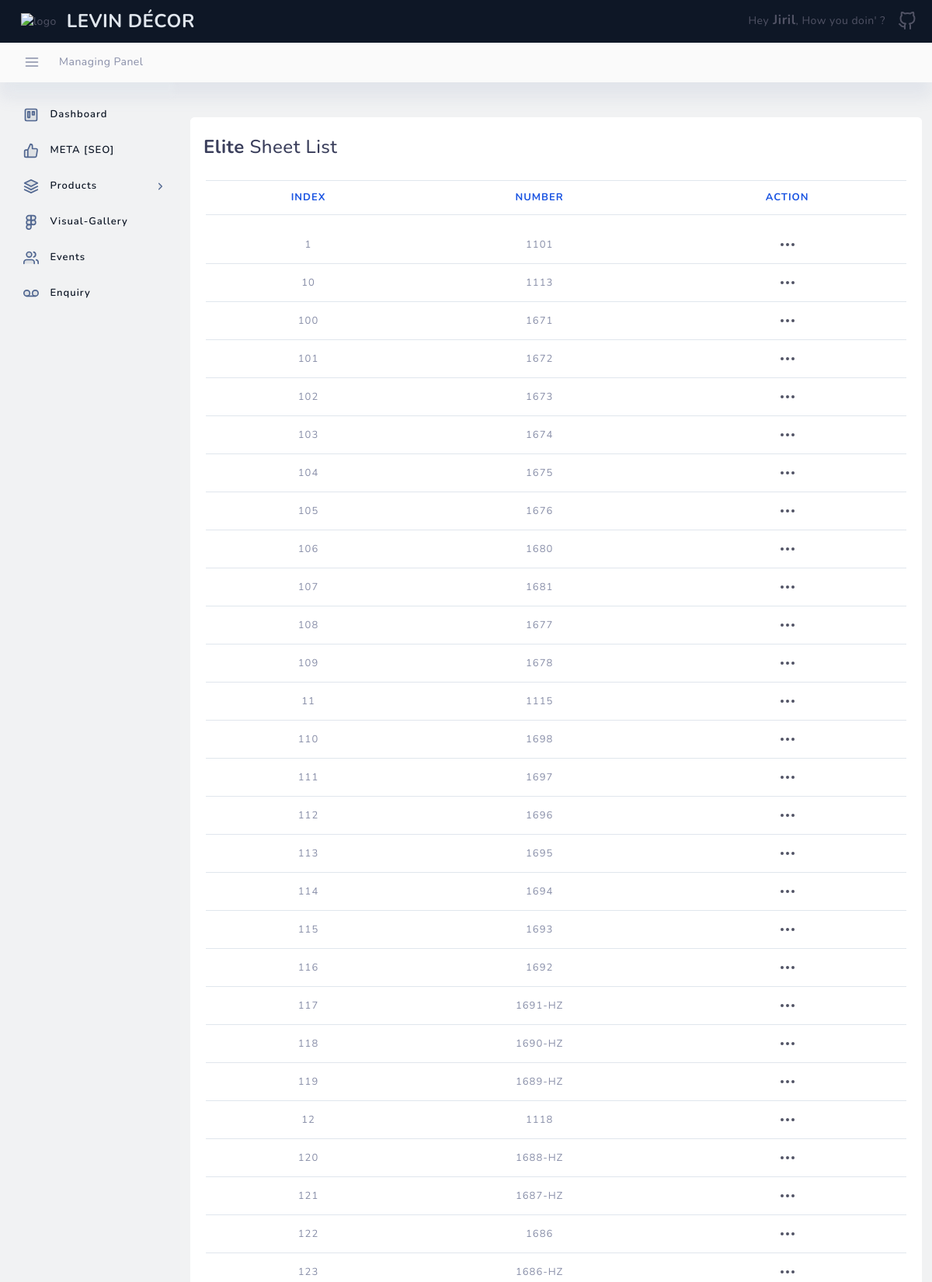
The page /panel/product/full-sheet/5/ (signed in, upper part) on the database its author committed.
### panel/models.py (models this page shows, shortened)
class Product(models.Model) :
    index = models.IntegerField(null=True, blank=True)
    name = models.CharField(max_length=100, null=True, blank=True)
    name_slug = models.CharField(max_length=100, null=True, blank=True)
    intro = models.TextField(null=True, blank=True)
    detail = models.TextField(null=True, blank=True)
    image1 = models.ImageField(upload_to='product', null=True, blank=True)
    meta_title = models.TextField(null=True, blank=True)
    meta_description = models.TextField(null=True, blank=True)

class Full_Sheet(models.Model) :
    fk = models.ForeignKey(Product, on_delete=models.CASCADE, null=True, blank=True)
    index =  models.CharField(max_length=200, null=True, blank=True)
    number = models.CharField(max_length=200, null=True, blank=True)
    name = models.CharField(max_length=200, null=True, blank=True)
    finish = models.CharField(max_length=200, null=True, blank=True)
    size = models.CharField(max_length=200, null=True, blank=True)
    image1 = models.ImageField(upload_to='portfolio/full-sheet', null=True, blank=True)
    has_detail = models.BooleanField(default=False, null=True, blank=True)

### panel/views.py (the view, shortened to what this page needs)
# urls.py: url(r'^panel/product/full-sheet/(?P<product_pk>\d+)/$', views.sheet_list, name='sheet_list'),
@login_required
def sheet_list(request, product_pk) :
    try :
        product = Product.objects.get(pk=product_pk)
    except :
        msg = "Product not found, try to go back, refresh the page and come again"
        messages.success(request, msg)
        return redirect('error_back')
    sheet = Full_Sheet.objects.filter(fk=product).order_by('index')
    send = {
        'sheet': sheet,
        'product': product,
    }
    return render(request, 'back/panel/sheet_back.html', send)

### levin_main/templates/back/panel/sheet_back.html (shortened to what this page needs)
{% extends 'back/master_back.html' %}
{% load static %}
    {% block headblock %}
    <link rel="stylesheet" type="text/css" href="{% static 'back/plugins/table/datatable/datatables.css' %}">
    <link rel="stylesheet" type="text/css" href="{% static 'back/plugins/table/datatable/custom_dt_html5.css' %}">
    <link rel="stylesheet" type="text/css" href="{% static 'back/plugins/table/datatable/dt-global_style.css' %}">
    {% endblock %}
    {% block page_content %}
    <div class="container" style="padding: 10px 0px 0px 0px !important; margin-top: 35px;">
        <div class="container">
            <div id="tableDropdown" class="col-lg-12 col-12 layout-spacing">
                <div class="statbox widget box box-shadow">
                    <div class="widget-header">
                        <div class="row">
                            <div class="col-xl-12 col-lg-11 col-md-11 col-sm-10 col-10 pt-4 pl-4">
                                <h4><b>{{product.name | title}}</b> Sheet List</h4>
                            </div>
                        </div>
                    </div>
                    <div class="widget-content widget-content-area">
                        <div class="table-responsive">
                            <table id="html5-extension" class="table table-hover non-hover" style="width:100%">
                                <thead>
                                    <tr>
                                        <th class="text-center">Index</th>
                                        <th class="text-center">Number</th>
                                        <th class="text-center">Action</th>
                                    </tr>
                                </thead>
                                <tbody>
                                    {% for sheet in sheet %}
                                    <tr>
                                        <td class="text-center">{{sheet.index}}</td>
                                        <td class="text-center">{{sheet.number}}</td>
                                        <td class="text-center">
                                            <div class="dropdown custom-dropdown">
                                                <a class="dropdown-toggle" href="#" role="button" id="dropdownMenuLink7" data-toggle="dropdown" aria-haspopup="true" aria-expanded="false">
                                                </a>
                                            </div>
                                        </td>
                                    </tr>
                                    {% endfor %}
                                </tbody>
                            </table>
                        </div>
                    </div>
                </div>
            </div>
        </div>
    </div>
    {% endblock %}

### levin_main/templates/back/master_back.html (shortened to what this page needs)
{% load static %}
<!DOCTYPE html>
<html lang="en">
<head>
    <link href="{% static 'back/assets/css/loader.css' %}" rel="stylesheet" type="text/css" />
    <link href="{% static 'back/bootstrap/css/bootstrap.min.css' %}" rel="stylesheet" type="text/css" />
    <link href="{% static 'back/assets/css/plugins.css' %}" rel="stylesheet" type="text/css" />
    <link href="{% static 'back/plugins/apex/apexcharts.css' %}" rel="stylesheet" type="text/css">
    <link href="{% static 'back/assets/css/dashboard/dash_1.css' %}" rel="stylesheet" type="text/css" />
    <link rel="stylesheet" type="text/css" href="{% static 'back/assets/css/widgets/modules-widgets.css' %}">
    <link href="{% static 'back/assets/css/scrollspyNav.css' %}" rel="stylesheet" type="text/css" />
    <link href="{% static 'back/plugins/autocomplete/autocomplete.css' %}" rel="stylesheet" type="text/css" />
    <link href="{% static 'back/plugins/flatpickr/flatpickr.css' %}" rel="stylesheet" type="text/css">
    <link href="{% static 'back/plugins/flatpickr/custom-flatpickr.css' %}" rel="stylesheet" type="text/css">
    <link rel="stylesheet" type="text/css" href="{% static 'back/plugins/select2/select2.min.css' %}">
    <link rel="stylesheet" type="text/css" href="{% static 'back/plugins/bootstrap-select/bootstrap-select.min.css' %}">
    <link rel="stylesheet" type="text/css" href="{% static 'back/plugins/bootstrap-touchspin/jquery.bootstrap-touchspin.min.css' %}">
    <link rel="stylesheet" type="text/css" href="{% static 'back/assets/css/forms/switches.css' %}">
    <link rel="stylesheet" type="text/css" href="{% static 'back/plugins/file-upload/file-upload-with-preview.min.css' %}">
    <link rel="stylesheet" type="text/css" href="{% static 'back/plugins/editors/quill/quill.snow.css' %}">
    <link rel="stylesheet" type="text/css" href="{% static 'back/assets/css/elements/search.css' %}">
    {% block headblock %}
    {% endblock %}
</head>
<body>
    <div class="header-container fixed-top">
        <header class="header navbar navbar-expand-sm">
            <ul class="navbar-item theme-brand flex-row  text-center">
                <li class="nav-item theme-logo">
                    <a href="{% url 'panel' %}">
                        <img src="{% static 'front/images/Levin.png' %}" class="navbar-logo" alt="logo">
                    </a>
                </li>
                <li class="nav-item theme-text">
                    <a href="{% url 'panel' %}" class="nav-link"> LEVIN DÉCOR </a>
                </li>
            </ul>
            <ul class="navbar-item flex-row ml-md-auto">
                <li class="nav-item dropdown message-dropdown">
                    <a href="javascript:void(0);" class="nav-link dropdown-toggle" id="messageDropdown" data-toggle="dropdown" aria-haspopup="true" aria-expanded="false">
                        Hey<b style="font-size: 17px;"> {{request.user.first_name}}</b>, How you doin' ?
                    </a>
                </li>
                <li class="nav-item dropdown user-profile-dropdown">
                    <a href="javascript:void(0);" class="nav-link dropdown-toggle user" id="userProfileDropdown" data-toggle="dropdown" aria-haspopup="true" aria-expanded="true">
                    </a>
                </li>
            </ul>
        </header>
    </div>
    <div class="sub-header-container">
        <header class="header navbar navbar-expand-sm">
            <a href="javascript:void(0);" class="sidebarCollapse" data-placement="bottom"></a>
            <ul class="navbar-nav flex-row">
                <li>
                    <div class="page-header">
                        <nav class="breadcrumb-one" aria-label="breadcrumb">
                            <ol class="breadcrumb">
                                <li class="breadcrumb-item"><a href="javascript:void(0);">Managing Panel</a></li>
                            </ol>
                        </nav>
                    </div>
                </li>
            </ul>
        </header>
    </div>
    <div class="main-container" id="container">
        <div class="sidebar-wrapper sidebar-theme">
            <nav id="sidebar">
                <div class="shadow-bottom"></div>
                <ul class="list-unstyled menu-categories" id="accordionExample">
                    <li class="menu">
                        <a href="{% url 'panel' %}" aria-expanded="false" class="dropdown-toggle">
                            <div class="">
                                <span>Dashboard</span>
                            </div>
                        </a>
                    </li>
                    <li class="menu">
                        <a href="{% url 'page_handler' %}" aria-expanded="false" class="dropdown-toggle">
                            <div class="">
                                <span>META [SEO]</span>
                            </div>
                        </a>
                    </li>
                    <li class="menu">
                        <a href="#product" data-toggle="collapse" aria-expanded="false" class="dropdown-toggle">
                            <div class="">
                                <span>Products</span>
                            </div>
                            <div>
                                <svg xmlns="http://www.w3.org/2000/svg" width="24" height="24" viewBox="0 0 24 24" fill="none" stroke="currentColor" stroke-width="2" stroke-linecap="round" stroke-linejoin="round" class="feather feather-chevron-right"><polyline points="9 18 15 12 9 6"></polyline></svg>
                            </div>
                        </a>
                    </li>
                    <li class="menu">
                        <a href="{% url 'vsg_back' %}" aria-expanded="false" class="dropdown-toggle">
                            <div class="">
                                <span>Visual-Gallery</span>
                            </div>
                        </a>
                    </li>
                    <li class="menu">
                        <a href="{% url 'event_back' %}" aria-expanded="false" class="dropdown-toggle">
                            <div class="">
                                <span>Events</span>
                            </div>
                        </a>
                    </li>
                    <li class="menu">
                        <a href="{% url 'enquiry' %}" aria-expanded="false" class="dropdown-toggle">
                            <div class="">
                                <span>Enquiry</span>
                            </div>
                        </a>
                    </li>
                </ul>
            </nav>
        </div>
        <div id="content" class="main-content" style="padding-bottom: 30px;">
            {% block page_content %}
            {% endblock %}
        </div>
    </div>
</body>
</html>

### static/back/assets/css/dashboard/dash_1.css (style rules this page uses)
.layout-spacing { padding-bottom: 25px; }
.widget { position: relative; padding: 20px; border-radius: 8px; border: none; background: #fff; -webkit-box-shadow: 0 0.1px 0px rgba(0, 0, 0, 0.002), 0 0.2px 0px rgba(0, 0, 0, 0.003), 0 0.4px 0px rgba(0, 0, 0, 0.004), 0 0.6px 0px rgba(0, 0, 0, 0.004), 0 0.9px 0px rgba(0, 0, 0, 0.005), 0 1.2px 0px rgba(0, 0, 0, 0.006), 0 1.8px 0px rgba(0, 0, 0, 0.006), 0 2.6px 0px rgba(0, 0, 0, 0.007), 0 3.9px 0px rgba(0, 0, 0, 0.008), 0 7px 0px rgba(0, 0, 0, 0.01); -moz-box-shadow: 0 0.1px 0px rgba(0, 0, 0, 0.002), 0 0.2px 0px rgba(0, 0, 0, 0.003), 0 0.4px 0px rgba(0, 0, 0, 0.004), 0 0.6px 0px rgba(0, 0, 0, 0.004), 0 0.9px 0px rgba(0, 0, 0, 0.005), 0 1.2px 0px rgba(0, 0, 0, 0.006), 0 1.8px 0px rgba(0, 0, 0, 0.006), 0 2.6px 0px rgba(0, 0, 0, 0.007), 0 3.9px 0px rgba(0, 0, 0, 0.008), 0 7px 0px rgba(0, 0, 0, 0.01); box-shadow: 0 0.1px 0px rgba(0, 0, 0, 0.002), 0 0.2px 0px rgba(0, 0, 0, 0.003), 0 0.4px 0px rgba(0, 0, 0, 0.004), 0 0.6px 0px rgba(0, 0, 0, 0.004), 0 0.9px 0px rgba(0, 0, 0, 0.005), 0 1.2px 0px rgba(0, 0, 0, 0.006), 0 1.8px 0px rgba(0, 0, 0, 0.006), 0 2.6px 0px rgba(0, 0, 0, 0.007), 0 3.9px 0px rgba(0, 0, 0, 0.008), 0 7px 0px rgba(0, 0, 0, 0.01); }
@media (min-width: 1200px) { .table-responsive { overflow-x: hidden; } }

### static/back/assets/css/widgets/modules-widgets.css (style rules this page uses)
.layout-spacing { padding-bottom: 30px; }
.widget { position: relative; padding: 0; border-radius: 6px; border: none; -webkit-box-shadow: 0 0.1px 0px rgba(0, 0, 0, 0.002), 0 0.2px 0px rgba(0, 0, 0, 0.003), 0 0.4px 0px rgba(0, 0, 0, 0.004), 0 0.6px 0px rgba(0, 0, 0, 0.004), 0 0.9px 0px rgba(0, 0, 0, 0.005), 0 1.2px 0px rgba(0, 0, 0, 0.006), 0 1.8px 0px rgba(0, 0, 0, 0.006), 0 2.6px 0px rgba(0, 0, 0, 0.007), 0 3.9px 0px rgba(0, 0, 0, 0.008), 0 7px 0px rgba(0, 0, 0, 0.01); -moz-box-shadow: 0 0.1px 0px rgba(0, 0, 0, 0.002), 0 0.2px 0px rgba(0, 0, 0, 0.003), 0 0.4px 0px rgba(0, 0, 0, 0.004), 0 0.6px 0px rgba(0, 0, 0, 0.004), 0 0.9px 0px rgba(0, 0, 0, 0.005), 0 1.2px 0px rgba(0, 0, 0, 0.006), 0 1.8px 0px rgba(0, 0, 0, 0.006), 0 2.6px 0px rgba(0, 0, 0, 0.007), 0 3.9px 0px rgba(0, 0, 0, 0.008), 0 7px 0px rgba(0, 0, 0, 0.01); box-shadow: 0 0.1px 0px rgba(0, 0, 0, 0.002), 0 0.2px 0px rgba(0, 0, 0, 0.003), 0 0.4px 0px rgba(0, 0, 0, 0.004), 0 0.6px 0px rgba(0, 0, 0, 0.004), 0 0.9px 0px rgba(0, 0, 0, 0.005), 0 1.2px 0px rgba(0, 0, 0, 0.006), 0 1.8px 0px rgba(0, 0, 0, 0.006), 0 2.6px 0px rgba(0, 0, 0, 0.007), 0 3.9px 0px rgba(0, 0, 0, 0.008), 0 7px 0px rgba(0, 0, 0, 0.01); }
@media (min-width: 1200px) { .table-responsive { overflow-x: hidden; } }

### static/back/assets/css/scrollspyNav.css (style rules this page uses)
#content > .container { display: flex; max-width: 100%!important; margin-left: 80px; margin-left: 2px; padding: 0 16px!important; }
#content > .container > .container { padding: 0; margin: 0; }

### static/back/assets/css/main.css (style rules this page uses)
html { min-height: 100% }
body { color: #888ea8; height: 100%; font-size: 0.875rem; background: #f1f2f3; overflow-x: hidden; overflow-y: auto; letter-spacing: 0.0312rem; font-family: 'Nunito', sans-serif; }
h1, h2, h3, h4, h5, h6 { color: #3b3f5c; }
a { color: #515365; outline: none; }
.dropdown-toggle:after { display: none; }
.dropdown-toggle svg.feather[class*="feather-chevron-"] { width: 15px; height: 15px; vertical-align: middle; }
.custom-dropdown .dropdown-toggle::after, .custom-dropdown-icon .dropdown-toggle::after { display: none }
.custom-dropdown .dropdown-toggle::before, .custom-dropdown-icon .dropdown-toggle::before { display: none }
.table > tbody > tr > td { vertical-align: middle; color: #515365; font-size: 13px; letter-spacing: 1px; }
.table > thead > tr > th { color: #1b55e2; font-weight: 700; font-size: 13px; letter-spacing: 1px; text-transform: uppercase; }
.table thead th { vertical-align: bottom; border-bottom: none; }
.statbox .widget-content:before, .statbox .widget-content:after { display: table; content: ""; line-height: 0; clear: both }

### rows shown on the page
Product: name "Elite"
Full_Sheet: index "1", number "1101"
Full_Sheet: index "10", number "1113"
Full_Sheet: index "100", number "1671"
Full_Sheet: index "101", number "1672"
Full_Sheet: index "102", number "1673"
Full_Sheet: index "103", number "1674"
Full_Sheet: index "104", number "1675"
Full_Sheet: index "105", number "1676"
Full_Sheet: index "106", number "1680"
Full_Sheet: index "107", number "1681"
Full_Sheet: index "108", number "1677"
Full_Sheet: index "109", number "1678"
Full_Sheet: index "11", number "1115"
Full_Sheet: index "110", number "1698"
Full_Sheet: index "111", number "1697"
Full_Sheet: index "112", number "1696"
Full_Sheet: index "113", number "1695"
Full_Sheet: index "114", number "1694"
Full_Sheet: index "115", number "1693"
Full_Sheet: index "116", number "1692"
Full_Sheet: index "117", number "1691-HZ"
Full_Sheet: index "118", number "1690-HZ"
Full_Sheet: index "119", number "1689-HZ"
Full_Sheet: index "12", number "1118"
Full_Sheet: index "120", number "1688-HZ"
Full_Sheet: index "121", number "1687-HZ"
Full_Sheet: index "122", number "1686"
Full_Sheet: index "123", number "1686-HZ"

### other values the page prints
{{ request.user.first_name }} "Jiril"
